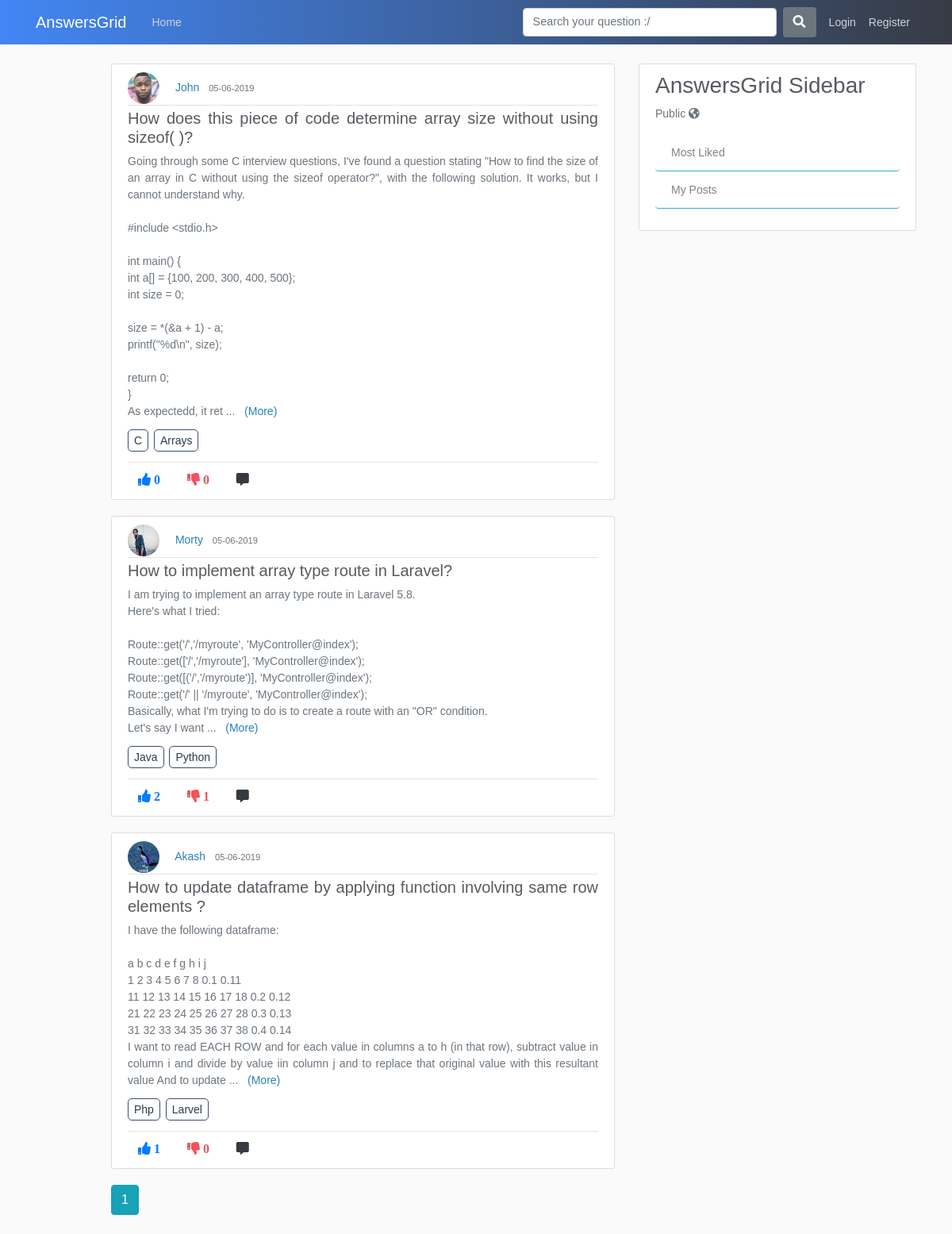
The page /home on the database its author committed.
### application/models.py (models this page shows, shortened)
class Post(db.Model):
    id = db.Column(db.Integer, primary_key=True)
    title = db.Column(db.String(100), nullable=False)
    content = db.Column(db.Text, nullable=False)
    date_posted = db.Column(db.DateTime, nullable=False, default=datetime.utcnow)
    like_count = db.Column(db.Integer, nullable=False, default=0)
    dislike_count = db.Column(db.Integer, nullable=False, default=0)
    user_id = db.Column(db.Integer, db.ForeignKey('user.id'), nullable=False)
    comments = db.relationship('Comment', backref='commentOnPost', lazy=True)
    answers = db.relationship('Answer', backref='answerOnPost', lazy=True)
    favourites = db.relationship('Favourite', backref='favour_post', lazy=True)

class User(db.Model, UserMixin):
    id = db.Column(db.Integer, primary_key=True)
    username = db.Column(db.String(20), unique=True, nullable=False)
    email = db.Column(db.String(120), unique=True, nullable=False)
    image_file = db.Column(db.String(20), nullable=False, default='default.jpg')
    password = db.Column(db.String(60), nullable=False)
    posts = db.relationship('Post', backref='author', lazy=True)
    answers = db.relationship('Answer', backref="author", lazy=True)
    comments = db.relationship('Comment', backref='author', lazy=True)
    favourites = db.relationship('Favourite', backref='author', lazy=True)

class tagposts(db.Model):
    id = db.Column(db.Integer, primary_key=True, nullable=False)
    post_id = db.Column(db.Integer, db.ForeignKey('post.id'), nullable=False)
    tag_id = db.Column(db.Integer, db.ForeignKey('tags.tag_id'), nullable=False)

class Tags(db.Model):
    tag_id = db.Column(db.Integer, primary_key=True, nullable=False)
    tag_title = db.Column(db.String,nullable=False)

### application/routes.py (the view, shortened to what this page needs)
@app.route("/")
@app.route("/home")
def home():
    page = request.args.get('page',1,type=int)
    posts = Post.query.order_by(Post.date_posted.desc()).paginate(page=page, per_page=5)
    joinedTables = db.session.query(tagposts.post_id,tagposts.tag_id,Tags.tag_title,Post.title,Post.user_id,Post.like_count,Post.content).join(Tags).join(Post).all()
    return render_template('home.html', posts=posts, joinedTables=joinedTables)

### application/templates/home.html (shortened to what this page needs)
{% extends "layout.html" %}
{% block content %}
 {% for post in posts.items %}
<article class="media content-section">
    <div class="media-body">
        <img class="rounded-circle article-img" src="{{ url_for('static', filename='profile_pics/' + post.author.image_file) }}">
        <a class="mr-2" href="{{ url_for('user_posts', username=post.author.username) }}">{{ post.author.username }}</a>
        <small class="text-muted">{{ post.date_posted.strftime('%d-%m-%Y') }}</small>
        <div class="article-metadata">
        </div>
        <h5 class="text-justify"><a class="article-title" href="{{ url_for('comment_post', post_id=post.id) }}">{{ post.title }}</a></h5>
        <p class="article-content more text-justify text-muted">{{ post.content}}</p>
        {% for tag in joinedTables %} {% if post.id == tag[0] %}
        <a class="article-content tag-style text-justify" href="{{ url_for('tags', tag_title=tag.tag_title) }}">{{ tag.tag_title }}</a> {% endif %} {% endfor %}
        <hr>
        <div class="footRow">
            {% if current_user.is_authenticated %}
            <a><i class="fas fa-thumbs-up mr-1 btn upvote" id="/vote/{{post.id}}/{{current_user.id}}" onclick="contentDisp(this);">  {{ post.like_count }} </i></a>
            <a><i class="fas fa-thumbs-down mr-1 btn upvote" id="/downvote/{{post.id}}/{{current_user.id}}" onclick="contentDisp(this);" >  {{ post.dislike_count }} </i></a>
            <a href="{{url_for('comment_post', post_id=post.id)}}"><i class="fas fa-comment-alt mr-1 btn text-dark"></i></a>
            <a href="{{url_for('favourite_post', post_id=post.id)}}"><i class="fas fa-heart mr-1 btn"></i></a>
            <a href="https://twitter.com/share?ref_src=twsrc%5Etfw" class="twitter-share-button" data-show-count="false"></a>
            {% else %}
            <a href="{{url_for('login')}}"><i class="fas fa-thumbs-up mr-1 btn text-primary upvote"> {{ post.like_count }}</i></a>
            <a href="{{url_for('login')}}"><i class="fas fa-thumbs-down mr-1 btn"> {{ post.dislike_count }} </i></a>
            <a href="{{url_for('comment_post', post_id=post.id)}}"><i class="fas fa-comment-alt mr-1 btn text-dark"></i></a> {% endif %}
        </div>
    </div>
</article>
{% endfor %}
{% for page_num in posts.iter_pages(left_edge=1, right_edge=1, left_current=1, right_current=2) %}
{% if page_num %}
  {% if posts.page == page_num %}
    <a class="btn btn-info mb-4" href="{{ url_for('home', page=page_num) }}">{{ page_num }}</a>
  {% else %}
    <a class="btn btn-outline-info mb-4" href="{{ url_for('home', page=page_num) }}">{{ page_num }}</a>
  {% endif %}
{% else %}
...
{% endif %}
{% endfor %}
{% endblock content %}

### application/static/main.css (style rules this page uses)
body { background: #fafafa; color: #333333; margin-top: 5rem; }
h1, h2, h3, h4, h5, h6 { color: #444444; }
.content-section { background: #ffffff; padding: 10px 20px; border: 1px solid #dddddd; border-radius: 3px; margin-bottom: 20px; }
.article-title { color: #444444; }
.article-content { white-space: pre-line; }
.article-img { height: 40px; width: 40px; margin-right: 16px; }
.article-metadata { padding-bottom: 1px; margin-bottom: 4px; border-bottom: 1px solid #e3e3e3 }

### application/templates/layout.html (style rules this page uses)
body { color: #2e2626; margin-top: 5rem; font-size: 14px; font-weight: unset; line-height: 1.5; font-family: Arial; }
img { display: inline; }
.footRow { margin-top: -10px; }
.tag-style { margin-right: 3px; border: 1px solid #3a4e70; padding: 5px 7px; border-radius: 5px; color: #2C3A47 }
a { color: #2980b9; }
.fa-thumbs-up { color: #4286f4; }
.fa-thumbs-down { color: #f1545b }
.article-title { color: #595a60; }

### rows shown on the page
Post: image_file (picture), author.username "John", date_posted "05-06-2019", title "How does this piece of code determine array size without using sizeof( )?", content "Going through some C interview questions, I've found a question stating \"How to find the size of an array in C without using the sizeof operator?\", with the following solution. It works, but I cannot understand why. #include <stdio.h> int main() { int a[] = {100, 200, 300, 400, 500}; int size = 0; size = *(&a + 1) - a; printf(\"%d\\n\", size); return 0; } As expectedd, it ret", like_count "0", dislike_count "0"
tagposts: tag_title "C"
tagposts: tag_title "Arrays"
Post: image_file (picture), author.username "Morty", date_posted "05-06-2019", title "How to implement array type route in Laravel?", content "I am trying to implement an array type route in Laravel 5.8. Here's what I tried: Route::get('/','/myroute', 'MyController@index'); Route::get(['/','/myroute'], 'MyController@index'); Route::get([('/','/myroute')], 'MyController@index'); Route::get('/' || '/myroute', 'MyController@index'); Basically, what I'm trying to do is to create a route with an \"OR\" condition. Let's say I want", like_count "2", dislike_count "1"
tagposts: tag_title "Java"
tagposts: tag_title "Python"
Post: image_file (picture), author.username "Akash", date_posted "05-06-2019", title "How to update dataframe by applying function involving same row elements ?", content "I have the following dataframe: a b c d e f g h i j 1 2 3 4 5 6 7 8 0.1 0.11 11 12 13 14 15 16 17 18 0.2 0.12 21 22 23 24 25 26 27 28 0.3 0.13 31 32 33 34 35 36 37 38 0.4 0.14 I want to read EACH ROW and for each value in columns a to h (in that row), subtract value in column i and divide by value iin column j and to replace that original value with this resultant value And to update", like_count "1", dislike_count "0"
tagposts: tag_title "Php"
tagposts: tag_title "Larvel"

### other values the page prints
{{ page_num }} "1"
